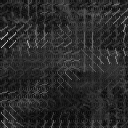

Recreate this plot in Python.
import cv2
import numpy as np
import lib6170
import matplotlib.pyplot as plt
import sys,os
sys.path.append(os.getcwd())
from q01_10 import lib0110
from q51_60 import lib5160

if __name__ == '__main__':
    img = cv2.imread("Gasyori100knock/Question_61_70/imori.jpg")
    
    mag, ang = lib6170.HOG1_gradient(img)
    angs = lib6170.HOG2_histogram(mag, ang, N=8)
    outs = lib6170.HOG3_normalization(angs, C=3, epsilon=1)
    out = lib6170.HOG_draw(outs, img).clip(0,255).astype(np.uint8)

    out = lib5160.Alpha_blend(lib0110.BGR2GRAY(img), out, 0.2)

    cv2.imshow("imori", out)
    cv2.waitKey(0)
    cv2.imwrite("q61_70/069.jpg", out)
    cv2.destroyAllWindows()
